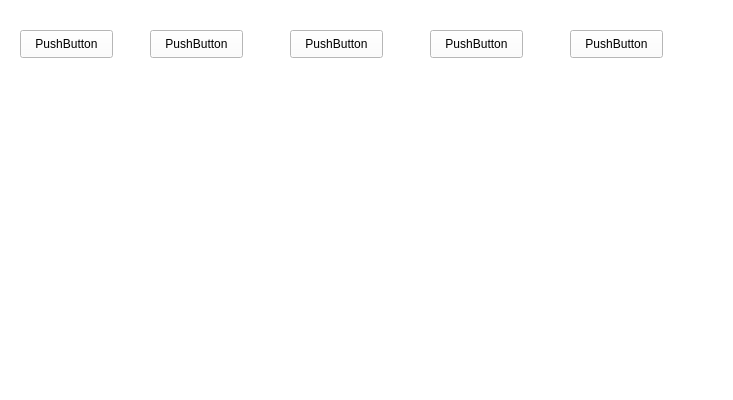
<?xml version="1.0" encoding="UTF-8"?>
<ui version="4.0">
 <class>ffmpeg_interfaceClass</class>
 <widget class="QWidget" name="ffmpeg_interfaceClass">
  <property name="geometry">
   <rect>
    <x>0</x>
    <y>0</y>
    <width>733</width>
    <height>400</height>
   </rect>
  </property>
  <property name="windowTitle">
   <string>ffmpeg_interface</string>
  </property>
  <property name="styleSheet">
   <string notr="true">background-color:rgb(255, 255, 255)</string>
  </property>
  <widget class="QPushButton" name="OUT_PUT">
   <property name="geometry">
    <rect>
     <x>20</x>
     <y>30</y>
     <width>93</width>
     <height>28</height>
    </rect>
   </property>
   <property name="text">
    <string>PushButton</string>
   </property>
  </widget>
  <widget class="QPushButton" name="OPTION">
   <property name="geometry">
    <rect>
     <x>150</x>
     <y>30</y>
     <width>93</width>
     <height>28</height>
    </rect>
   </property>
   <property name="text">
    <string>PushButton</string>
   </property>
  </widget>
  <widget class="QPushButton" name="REMOVE">
   <property name="geometry">
    <rect>
     <x>290</x>
     <y>30</y>
     <width>93</width>
     <height>28</height>
    </rect>
   </property>
   <property name="text">
    <string>PushButton</string>
   </property>
  </widget>
  <widget class="QPushButton" name="REMOVE_ALL">
   <property name="geometry">
    <rect>
     <x>430</x>
     <y>30</y>
     <width>93</width>
     <height>28</height>
    </rect>
   </property>
   <property name="text">
    <string>PushButton</string>
   </property>
  </widget>
  <widget class="QPushButton" name="START">
   <property name="geometry">
    <rect>
     <x>570</x>
     <y>30</y>
     <width>93</width>
     <height>28</height>
    </rect>
   </property>
   <property name="text">
    <string>PushButton</string>
   </property>
  </widget>
 </widget>
 <layoutdefault spacing="6" margin="11"/>
 <resources>
  <include location="ffmpeg_interface.qrc"/>
 </resources>
 <connections/>
 <slots>
  <signal>signal1()</signal>
 </slots>
</ui>
